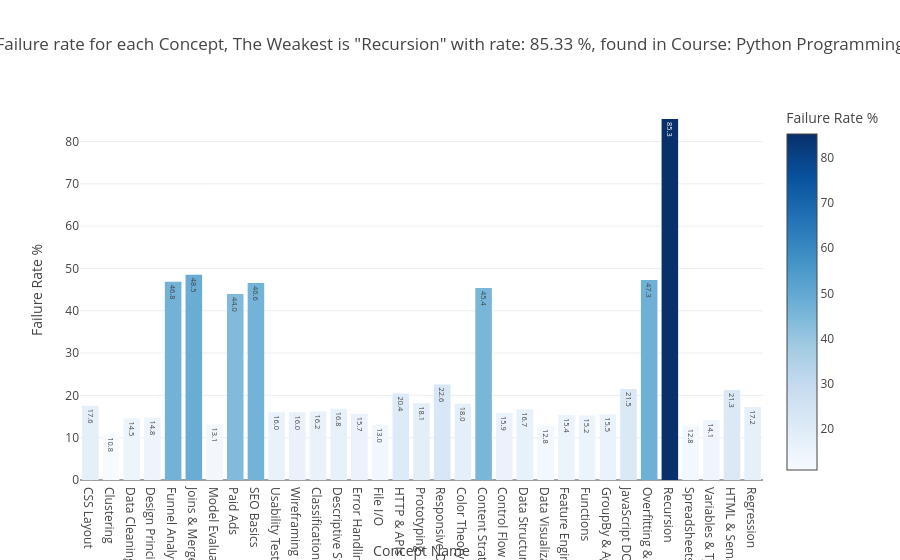

The notebook cell this image was saved under:
### Code cell
df = load_df_from_mongo('concepts_failure')

fig = px.bar(df, 
              x='concept_name', 
              y='failure_rate', 
              title=f"Failure rate for each Concept, The Weakest is \"{highest_failure[0]}\" with rate: {round(highest_failure[1], 2)} %, found in Course: {course_name}", 
              labels={'concept_name':'Concept Name', 'failure_rate':'Failure Rate %'},
              color='failure_rate', 
              text_auto='0.1f',
              color_continuous_scale='blues'
              )

fig.show()

### Figure 1 — Plotly figure (JSON) as saved in the notebook; plotly's stock layout.template omitted (floating-point values rounded to 4 significant figures)
{"data": [{"hovertemplate": "Concept Name=%{x}<br>Failure Rate %=%{marker.color}<extra></extra>", "legendgroup": "", "marker": {"color": [17.57, 10.83, 14.52, 14.76, 46.84, 48.54, 13.1, 43.97, 46.55, 16.03, 15.99, 16.17, 16.82, 15.66, 12.98, 20.43, 18.12, 22.58, 18.05, 45.4, 15.85, 16.71, 12.78, 15.37, 15.23, 15.55, 21.5, 47.27, 85.33, 12.8, 14.15, 21.27, 17.23], "coloraxis": "coloraxis", "pattern": {"shape": ""}}, "name": "", "orientation": "v", "showlegend": false, "textposition": "auto", "texttemplate": "%{y:0.1f}", "type": "bar", "x": ["CSS Layout", "Clustering", "Data Cleaning", "Design Principles", "Funnel Analytics", "Joins & Merges", "Model Evaluation", "Paid Ads", "SEO Basics", "Usability Testing", "Wireframing", "Classification", "Descriptive Statistics", "Error Handling", "File I/O", "HTTP & APIs", "Prototyping", "Responsive Design", "Color Theory", "Content Strategy", "Control Flow", "Data Structures", "Data Visualization Basics", "Feature Engineering", "Functions", "GroupBy & Aggregation", "JavaScript DOM", "Overfitting & Regularization", "Recursion", "Spreadsheets & Tabular Data", "Variables & Types", "HTML & Semantics", "Regression"], "xaxis": "x", "y": [17.57, 10.83, 14.52, 14.76, 46.84, 48.54, 13.1, 43.97, 46.55, 16.03, 15.99, 16.17, 16.82, 15.66, 12.98, 20.43, 18.12, 22.58, 18.05, 45.4, 15.85, 16.71, 12.78, 15.37, 15.23, 15.55, 21.5, 47.27, 85.33, 12.8, 14.15, 21.27, 17.23], "yaxis": "y"}], "layout": {"barmode": "relative", "coloraxis": {"colorbar": {"title": {"text": "Failure Rate %"}}, "colorscale": [[0, "rgb(247,251,255)"], [0.125, "rgb(222,235,247)"], [0.25, "rgb(198,219,239)"], [0.375, "rgb(158,202,225)"], [0.5, "rgb(107,174,214)"], [0.625, "rgb(66,146,198)"], [0.75, "rgb(33,113,181)"], [0.875, "rgb(8,81,156)"], [1, "rgb(8,48,107)"]]}, "legend": {"tracegroupgap": 0}, "title": {"text": "Failure rate for each Concept, The Weakest is \"Recursion\" with rate: 85.33 %, found in Course: Python Programming"}, "xaxis": {"anchor": "y", "domain": [0, 1], "title": {"text": "Concept Name"}}, "yaxis": {"anchor": "x", "domain": [0, 1], "title": {"text": "Failure Rate %"}}}}
